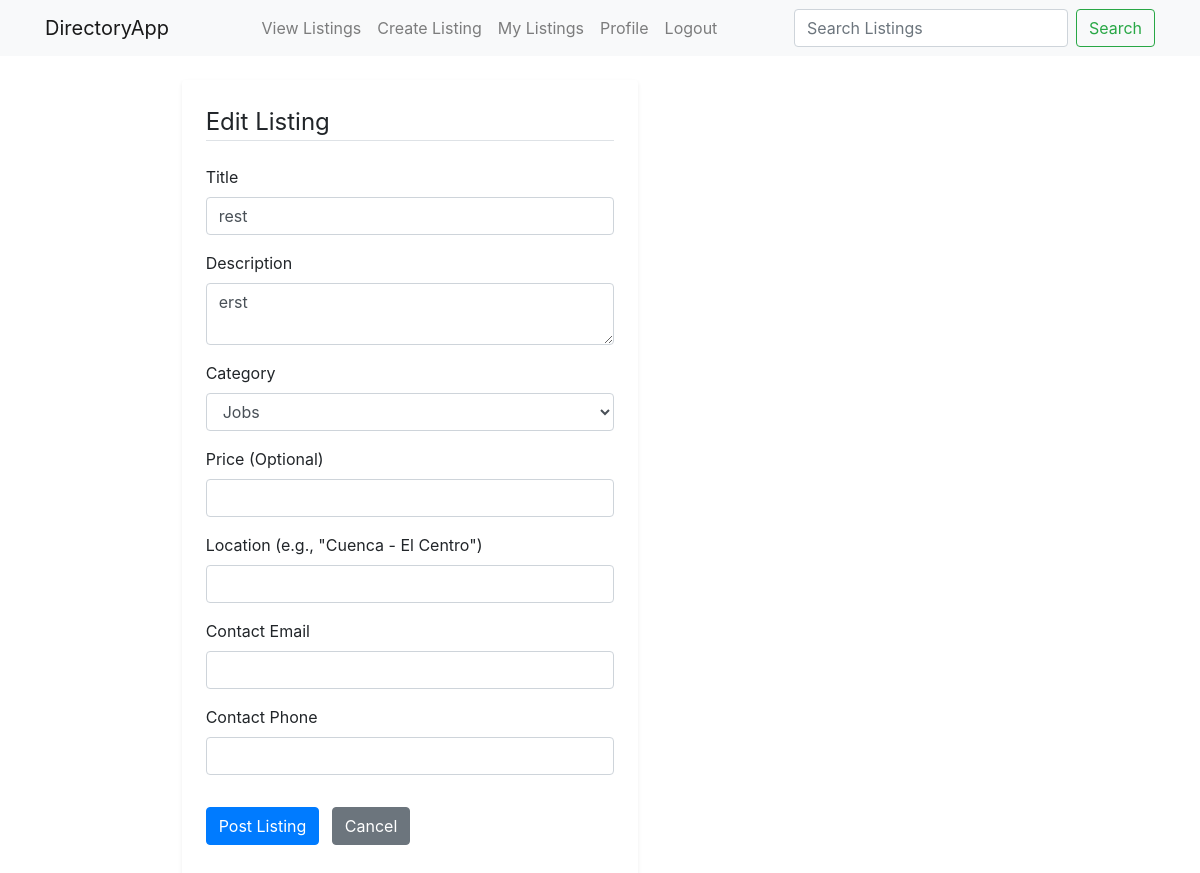
The app's page /listings/2/edit (signed in) with its own data.
### app/models.py (models this page shows, shortened)
class Listing(db.Model):
    __tablename__ = 'listings' # Correct
    id = db.Column(db.Integer, primary_key=True)
    title = db.Column(db.String(120), nullable=False)
    description = db.Column(db.Text, nullable=False)
    user_id = db.Column(db.Integer, db.ForeignKey('users.id'), nullable=False) # Refers to 'users.id' table
    author = db.relationship('User', backref=db.backref('listings', lazy='dynamic')) # 'listings' is the collection on User model
    category_id = db.Column(db.Integer, db.ForeignKey('categories.id'), nullable=False) # Refers to 'categories.id' table
    category = db.relationship('Category', backref=db.backref('listings', lazy=True)) # 'listings' is the collection on Category model
    location = db.Column(db.String(120), nullable=True)
    contact_email = db.Column(db.String(120), nullable=True)
    contact_phone = db.Column(db.String(60), nullable=True)
    price = db.Column(db.Float, nullable=True)
    created_at = db.Column(db.DateTime, nullable=False, default=db.func.now())
    updated_at = db.Column(db.DateTime, nullable=False, default=db.func.now(), onupdate=db.func.now())
    status = db.Column(db.String(20), nullable=False, default='published')
    views_count = db.Column(db.Integer, default=0)

### app/listings/routes.py (the view)
@listings_bp.route('/<int:listing_id>/edit', methods=['GET', 'POST'])
@login_required
def edit_listing(listing_id):
    listing = db.session.get(Listing, listing_id) # Use db.session.get for primary key lookup
    if listing is None:
        abort(404) # Not Found if listing_id doesn't exist
    if listing.author != current_user:
        abort(403) # Forbidden
    form = ListingForm()
    categories = Category.query.order_by(Category.name).all()
    form.category.choices = [(c.id, c.name) for c in categories]
    if form.validate_on_submit():
        listing.title = form.title.data
        listing.description = form.description.data
        listing.category_id = form.category.data
        listing.price = form.price.data if form.price.data is not None else None
        listing.location = form.location.data
        listing.contact_email = form.contact_email.data
        listing.contact_phone.data = form.contact_phone.data
        db.session.commit()
        flash('Your listing has been updated!', 'success')
        return redirect(url_for('listings.view_listing', listing_id=listing.id))
    elif request.method == 'GET':
        form.title.data = listing.title
        form.description.data = listing.description
        form.category.data = listing.category_id
        form.price.data = listing.price
        form.location.data = listing.location
        form.contact_email.data = listing.contact_email
        form.contact_phone.data = listing.contact_phone
    return render_template('listings/edit_listing.html', title='Edit Listing', form=form, listing=listing)

### app/listings/forms.py
class ListingForm(FlaskForm):
    title = StringField('Title', validators=[DataRequired(), Length(min=1, max=120)])
    description = TextAreaField('Description', validators=[DataRequired(), Length(min=1)])
    category = SelectField('Category', coerce=int, validators=[DataRequired()])
    location = StringField('Location (e.g., "Cuenca - El Centro")', validators=[Optional(), Length(max=120)])
    contact_email = StringField('Contact Email', validators=[Optional(), Email()])
    contact_phone = StringField('Contact Phone', validators=[Optional(), Length(max=60)])
    price = FloatField('Price (Optional)', validators=[Optional()])
    submit = SubmitField('Post Listing')
    def __init__(self, *args, **kwargs):
        super(ListingForm, self).__init__(*args, **kwargs)
        self.category.choices = [(c.id, c.name) for c in Category.query.order_by('name').all()]

### app/models.py (called while the page is built)
@login_manager.user_loader
def load_user(user_id):
    return db.session.get(User, int(user_id)) # Recommended using db.session.get

### app/templates/listings/edit_listing.html (shortened to what this page needs)
{% extends "base.html" %}
{% block content %}
    <div class="container mt-4">
        <div class="row">
            <div class="col-md-8 offset-md-2">
                <div class="content-section p-4 shadow-sm rounded">
                    <form method="POST" action="">
                        <fieldset class="form-group">
                            <legend class="border-bottom mb-4">{{ title }}</legend>
                            <div class="form-group mb-3">
                                {{ form.title.label(class="form-control-label") }}
                                {% if form.title.errors %}
                                    {{ form.title(class="form-control is-invalid") }}
                                    <div class="invalid-feedback">
                                        {% for error in form.title.errors %}
                                            <span>{{ error }}</span>
                                        {% endfor %}
                                    </div>
                                {% else %}
                                    {{ form.title(class="form-control") }}
                                {% endif %}
                            </div>
                            <div class="form-group mb-3">
                                {{ form.description.label(class="form-control-label") }}
                                {% if form.description.errors %}
                                    {{ form.description(class="form-control is-invalid") }}
                                    <div class="invalid-feedback">
                                        {% for error in form.description.errors %}
                                            <span>{{ error }}</span>
                                        {% endfor %}
                                    </div>
                                {% else %}
                                    {{ form.description(class="form-control") }}
                                {% endif %}
                            </div>
                            <div class="form-group mb-3">
                                {{ form.category.label(class="form-control-label") }}
                                {{ form.category(class="form-control") }}
                            </div>
                            <div class="form-group mb-3">
                                {{ form.price.label(class="form-control-label") }}
                                {% if form.price.errors %}
                                    {{ form.price(class="form-control is-invalid") }}
                                    <div class="invalid-feedback">
                                        {% for error in form.price.errors %}
                                            <span>{{ error }}</span>
                                        {% endfor %}
                                    </div>
                                {% else %}
                                    {{ form.price(class="form-control") }}
                                {% endif %}
                            </div>
                            <div class="form-group mb-3">
                                {{ form.location.label(class="form-control-label") }}
                                {% if form.location.errors %}
                                    {{ form.location(class="form-control is-invalid") }}
                                    <div class="invalid-feedback">
                                        {% for error in form.location.errors %}
                                            <span>{{ error }}</span>
                                        {% endfor %}
                                    </div>
                                {% else %}
                                    {{ form.location(class="form-control") }}
                                {% endif %}
                            </div>
                            <div class="form-group mb-3">
                                {{ form.contact_email.label(class="form-control-label") }}
                                {% if form.contact_email.errors %}
                                    {{ form.contact_email(class="form-control is-invalid") }}
                                    <div class="invalid-feedback">
                                        {% for error in form.contact_email.errors %}
                                            <span>{{ error }}</span>
                                        {% endfor %}
                                    </div>
                                {% else %}
                                    {{ form.contact_email(class="form-control") }}
                                {% endif %}
                            </div>
                            <div class="form-group mb-3">
                                {{ form.contact_phone.label(class="form-control-label") }}
                                {% if form.contact_phone.errors %}
                                    {{ form.contact_phone(class="form-control is-invalid") }}
                                    <div class="invalid-feedback">
                                        {% for error in form.contact_phone.errors %}
                                            <span>{{ error }}</span>
                                        {% endfor %}
                                    </div>
                                {% else %}
                                    {{ form.contact_phone(class="form-control") }}
                                {% endif %}
                            </div>
                        </fieldset>
                        <div class="form-group">
                            {{ form.submit(class="btn btn-primary") }}
                            <a class="btn btn-secondary ml-2" href="{{ url_for('listings.view_listing', listing_id=listing.id) }}">Cancel</a>
                        </div>
                    </form>
                </div>
            </div>
        </div>
    </div>
{% endblock %}

### records on screen
Listing: title "rest", description "erst", category "Jobs"

### other values on screen
{{ title }} "Edit Listing"
